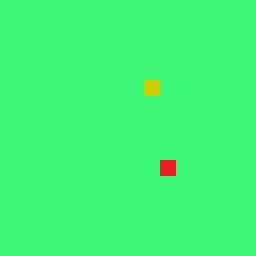

Rendered tile map (Tiled .tmx) drawn with the repository's tilesets; below, a short description and the map source with its tile grids summarised:
An orthogonal 16x16 tile map with 16x16 px tiles, 1 tile layer (Tile Layer 1), 2 tilesets.

<map version="1.0" tiledversion="1.1.4" orientation="orthogonal" renderorder="right-down" width="16" height="16" tilewidth="16" tileheight="16" infinite="0" backgroundcolor="#aa3df675" nextobjectid="1" name="test-map">
 <tileset firstgid="1" name="tiles" tilewidth="1" tileheight="1" tilecount="1" columns="1">
  <image source="tile.png" width="1" height="1" />
  <tile id="0">
   <properties>
    <property name="foo" value="bar" />
   </properties>
  </tile>
 </tileset>
 <tileset firstgid="2" source="res/external-tileset.tsx" />
 <layer name="Tile Layer 1" width="16" height="16">
  <data>[256 cells, 3 non-empty, 3 distinct tile ids]</data>
 </layer>
</map>
